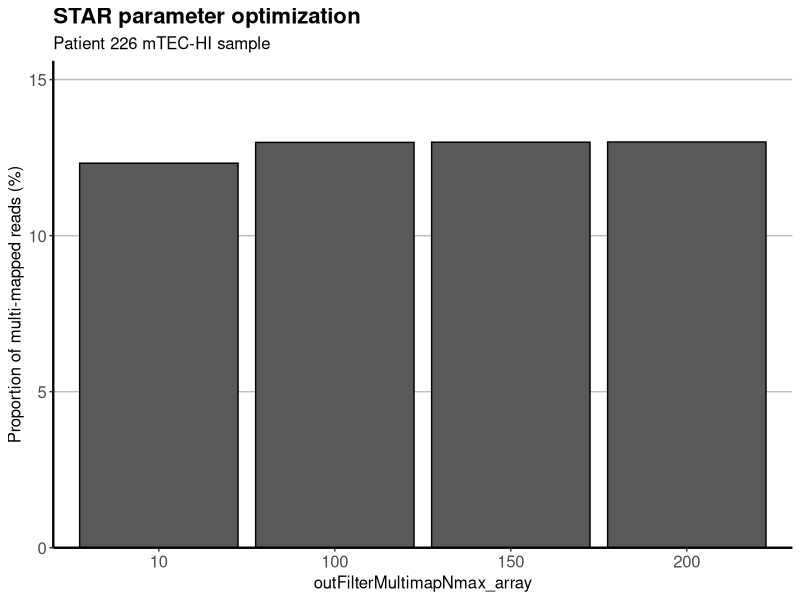
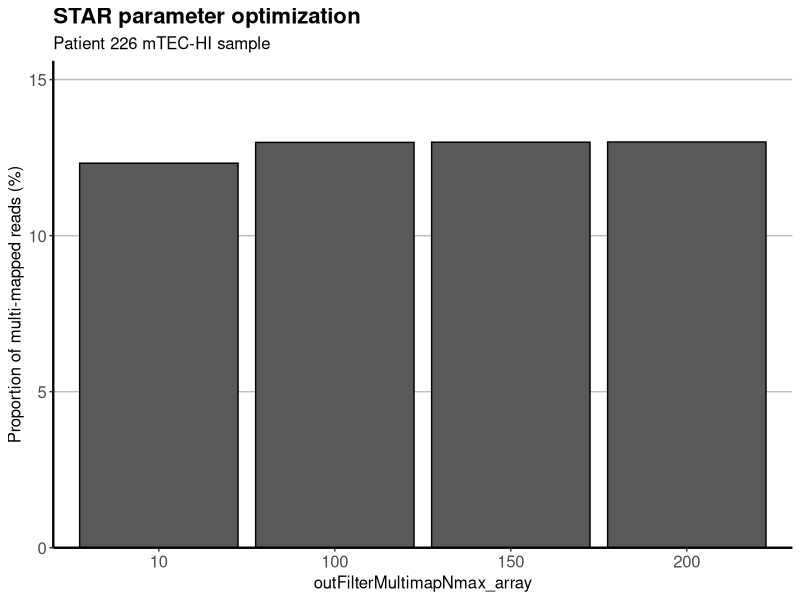

Here is the R script that generated these plots, in order:
library(ggplot2)
library(dplyr)

df = data.frame(multi_map_parameter = c(10, 100, 150, 200))

df$multi_map_parameter = as.factor(df$multi_map_parameter)

df$annotated_reads = c(71792494.63372958, 71993044.47464405, 71996200.89465106, 71998061.01108)
df$multi_reads = c(8845166, 9349924, 9355569, 9360374)

df = mutate(df, percent_multi_reads = (multi_reads / annotated_reads) * 100)

plot = ggplot(data = df, aes(x = multi_map_parameter, y = percent_multi_reads)) +
  geom_bar(stat = 'identity', color = 'black') +
  scale_y_continuous(expand = expansion(mult = c(0, .2))) +
  xlab('outFilterMultimapNmax_array') +
  ylab('Proportion of multi-mapped reads (%)') +
  ggtitle('STAR parameter optimization', 'Patient 226 mTEC-HI sample')

plot + theme_bw() + theme(plot.title = element_text(face = 'bold', size = 16),
                               plot.subtitle = element_text(size = 12),
                               panel.grid.major.x = element_blank(),
                               panel.grid.minor.x = element_blank(),
                               panel.grid.major.y = element_line(color = 'grey'),
                               panel.grid.minor.y = element_blank(),
                               axis.text.x = element_text(size = 12),
                               axis.text.y = element_text(size = 12),
                               axis.title = element_text(size = 12),
                               axis.line = element_line(size = 0.8),
                               panel.border = element_blank(),
                               legend.text = element_text(size = 12),
                               legend.title = element_text(size = 14))

ggsave("/Users/mpeacey/TE_thymus/analysis/Plots/21-03-25/STAR_parameter_optimization.png", 
       width = 12, height = 10, units = "cm")